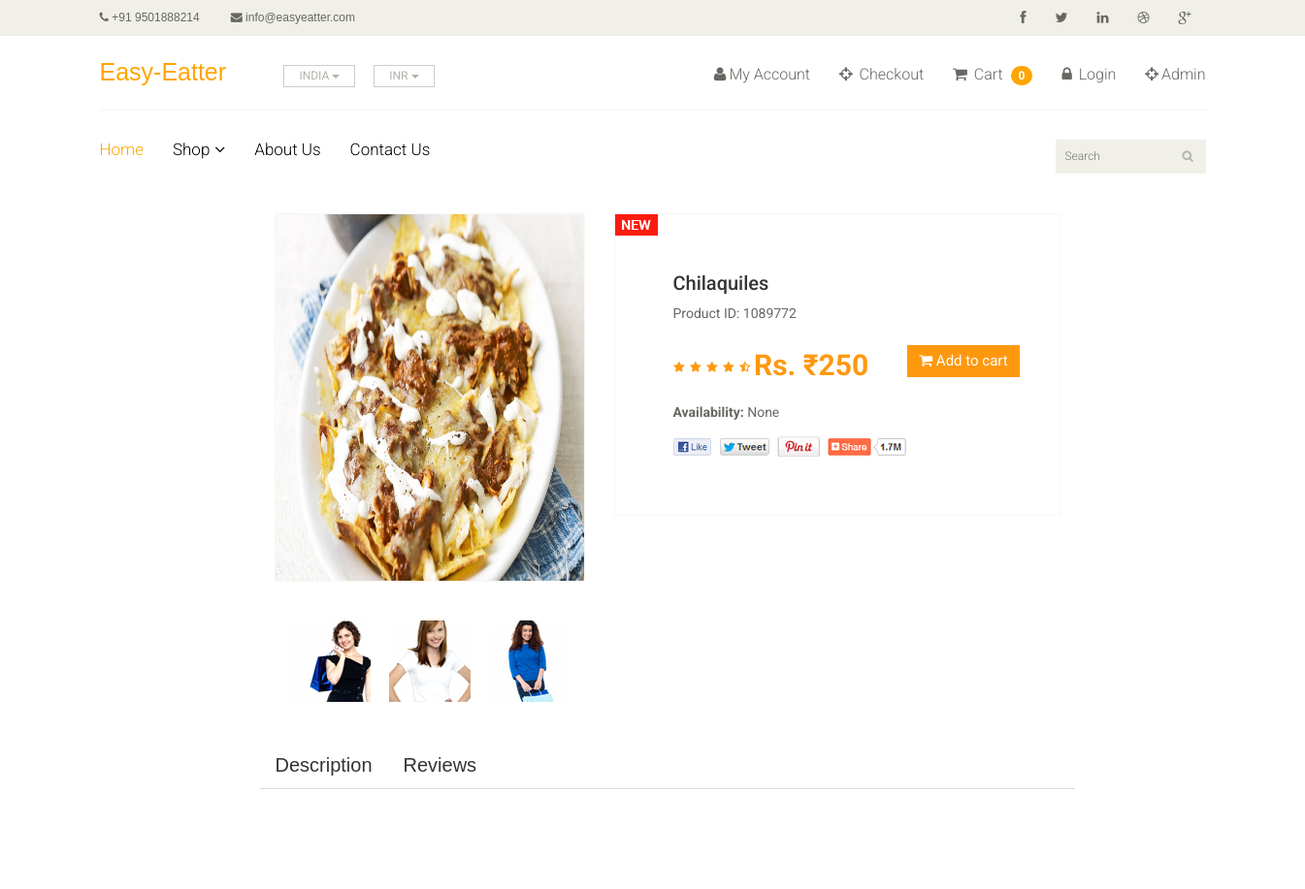
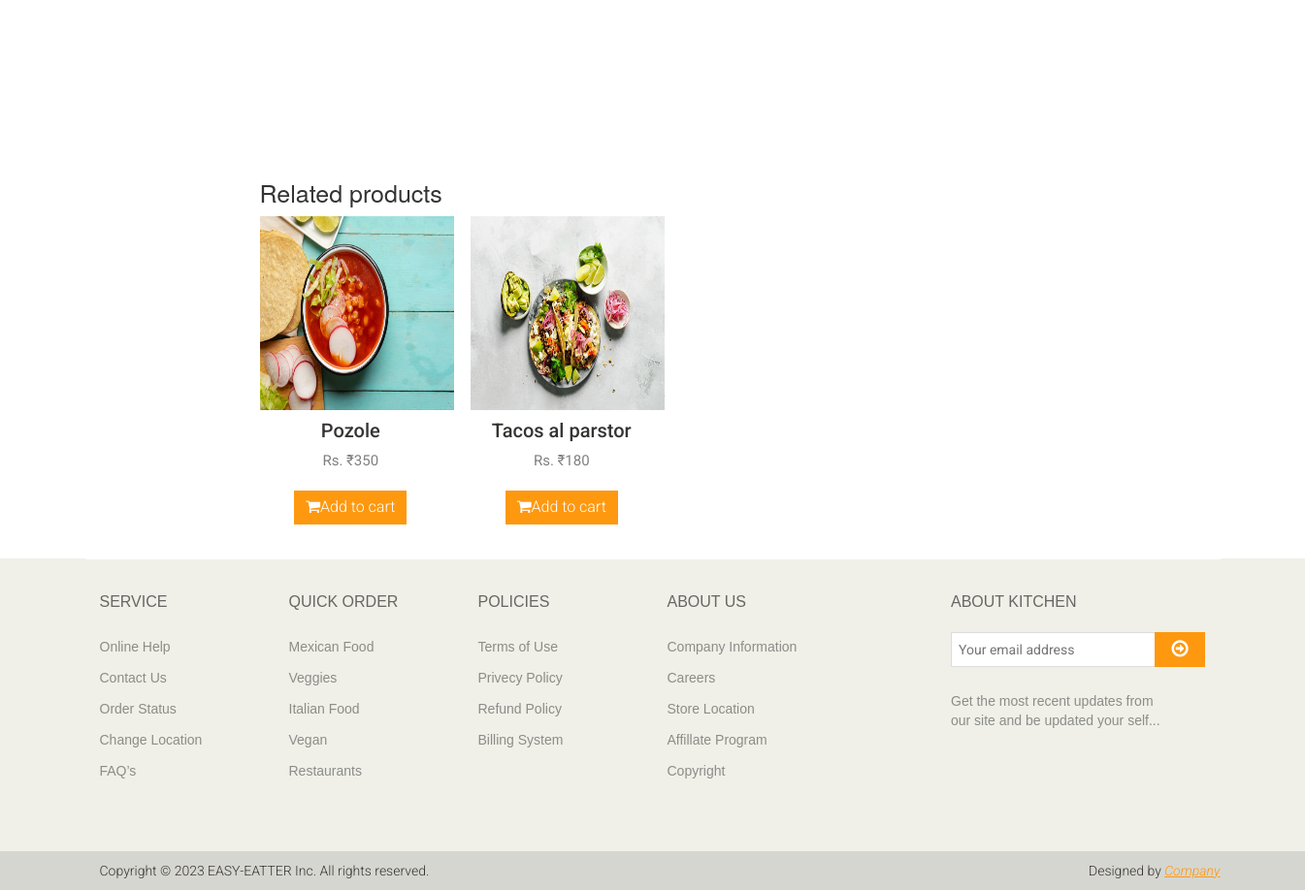
The app's page /product/4 with its own data (2 pictures, top to bottom).
### app/models.py (models this page shows, shortened)
class Products(models.Model):
    Availability = (('Item is available','Item is available'),('Item is not available','Item is not available'))
    category = models.ForeignKey(Category,on_delete=models.CASCADE,null=True,blank=True)
    sub_category = models.ForeignKey(Sub_Category,on_delete=models.CASCADE,null=True,blank=True)
    name = models.CharField(max_length=100)
    image = models.ImageField(upload_to='cloud/pimg')
    price = models.IntegerField()
    Availability = models.CharField(choices=Availability,null=True,max_length=100)
    date = models.DateField(auto_now_add=True)
    detail_description = models.TextField(blank=True, null=True, verbose_name="Detail Description")

### ck1/views.py (the view)
# urls.py: path('product/<str:id>',views.Product_Detail,name = 'product_detail'),
def Product_Detail(request,id):
    products = Products.objects.filter(id = id).first()
    related_products = Products.objects.exclude(id=products.id).filter(category=products.category)
    context = {
               'products' : products,
               'related_products': related_products,
    }
    return render(request,'product_detail.html',context)

### templates/product_detail.html (shortened to what this page needs)
{% extends 'master.html' %}
{% block body %}
<section>
    <div class="container" style="position: relative; left: 150px;">
        <div class="row">
            <div class="col-sm-3">
                </div>
            </div>
            <div class="col-sm-9 padding-right">
                <div class="product-details">
                    <div class="col-sm-5">
                        <div class="view-product">
                            <img src="/{{products.image}}" alt="" />
                        </div>
                        <div id="similar-product" class="carousel slide" data-ride="carousel">
                                <div class="carousel-inner">
                                    <div class="item active">
                                      <a href=""><img src="images/product-details/similar1.jpg" alt=""></a>
                                      <a href=""><img src="images/product-details/similar2.jpg" alt=""></a>
                                      <a href=""><img src="images/product-details/similar3.jpg" alt=""></a>
                                    </div>
                                </div>
                        </div>
                    </div>
                    <div class="col-sm-7">
                        <div class="product-information">
                            <img src="images/product-details/new.jpg" class="newarrival" alt=""/>
                            <h2>{{products.name}}</h2>
                            <p>Product ID: 1089772</p>
                            <img src="images/product-details/rating.png" alt="" />
                            <span>
                                <span>Rs. ₹{{products.price}}</span>
                               <a href="{% url 'cart_add' products.id %}" type="submit" class="btn btn-fefault cart">
                                    <i class="fa fa-shopping-cart"></i>
                                    Add to cart
                               </a>
                            </span>
                            <p><b>Availability:</b> {{products.Availability}}</p>
                            <a href=""><img src="images/product-details/share.png" class="share img-responsive"  alt="" /></a>
                        </div>
                    </div>
                </div>
                <ul class="nav nav-tabs" id="myTab" role="tablist">
                    <li class="nav-item"><a class="nav-link active" id="description-tab" data-toggle="tab" href="#description" role="tab" aria-controls="description" aria-selected="true" style="font-size: 20px; font-family: Arial, Helvetica, sans-serif; color: #333333;">Description</a></li>
                    <li class="nav-item"><a class="nav-link" id="reviews-tab"  data-toggle="tab" href="#reviews" role="tab" aria-controls="reviews" aria-selected="false" style="font-size: 20px;font-family: Arial, Helvetica, sans-serif; color: #333333;">Reviews</a></li>
                  </ul>
                  <div class="tab-content mb-5" id="myTabContent">
                  </div><br><br><br><br>
                  <h2 class="h5 text-uppercase mb-4" style="font-size: 25px; font-style: bold;">Related products</h2>
                  <div class="row">
                    {% if related_products %}
                      {% for rp in related_products %}
                        <div class="col-lg-3 col-sm-6">
                          <div class="product text-center skel-loader">
                            <div class="d-block mb-3 position-relative">
                              <a class="d-block" href="">
                                {% if rp.image %}
                                  <img class="img-fluid w-100" src="{{rp.image.url}}" alt="{{rp.title}}" width="200px" height="200px">
                                {% else %}
                                <img class="img-fluid w-100" src="" alt="{{rp.title}}">
                                {% endif %}
                              </a>
                              <div class="product-overlay">
                                <ul class="mb-0 list-inline">
                                 <a href="{% url 'cart_add' products.id %}" class="btn btn-default get"  style="position: relative; top: 260px; right: 15px;" type="button"><li class="fa fa-shopping-cart"></li>Add to cart</a>
                                </ul>
                              </div>
                            </div>
                            <h6> <a class="reset-anchor" href="" style="color: #363432; font-size: 20px;">{{rp.name}}</a></h6>
                            <p class="small text-muted" style="font-size: 15px; color: grey;">Rs. ₹{{rp.price}}</p>
                          </div>
                        </div>
                      {% endfor %}
                    {% endif %}
                  </div>
            </div>
        </div>
    </div><br><br><br><br>
</section>
{% endblock %}

### static/css/main.css (style rules this page uses)
body { font-family: 'Roboto', sans-serif; background:; position: relative; font-weight:400px; }
ul li { list-style: none; }
a { -webkit-transition: 300ms; -moz-transition: 300ms; -o-transition: 300ms; transition: 300ms; }
h1, h2, h3, h4, h5, h6 { font-family: 'Roboto', sans-serif; }
.item { padding-left: 100px; }
.get { background: #FE980F; border: 0 none; border-radius: 0; color: #FFFFFF; font-family: 'Roboto', sans-serif; font-size: 16px; font-weight: 300; margin-top: 23px; }
.padding-right { padding-right: 0; }
.product-overlay { background:#FE980F; top: 0; display: none; height: 0; position: absolute; transition: height 500ms ease 0s; width: 100%; display: block; opacity:; }
.nav-tabs li a { border: 1px solid rgba(0, 0, 0, 0); border-radius: 4px 4px 0 0; line-height: 1.42857; margin-right:0; }
.product-details { overflow:hidden; }
#similar-product { margin-top: 40px; }
.product-details { margin-bottom: 40px; overflow: hidden; margin-top: 10px; }
.view-product { position: relative; }
.view-product img { border: 1px solid #F7F7F0; height: 380px; width: 100%; }
#similar-product .carousel-inner .item { padding-left:0px; }
#similar-product .carousel-inner .item img { display: inline-block; margin-left: 15px; }
.product-information { border: 1px solid #F7F7F0; overflow: hidden; padding-bottom: 60px; padding-left: 60px; padding-top: 60px; position: relative; }
.newarrival { position:absolute; top:0; left:0 }
.product-information h2 { color: #363432; font-family: 'Roboto', sans-serif; font-size: 20px; margin-top: 0; }
.product-information p { color: #696763; font-family: 'Roboto', sans-serif; margin-bottom: 5px; }
.product-information span { display: inline-block; margin-bottom: 8px; margin-top: 18px; }
.product-information span span { color: #FE980F; float: left; font-family: 'Roboto', sans-serif; font-size: 30px; font-weight: 700; margin-right: 20px; margin-top: 0px; }
.share { margin-top: 15px; }
.cart { background: #FE980F; border: 0 none; border-radius: 0; color: #FFFFFF; font-family: 'Roboto', sans-serif; font-size: 15px; margin-bottom: 10px; margin-left: 20px; }

### templates/product_detail.html (style rules this page uses)
* { margin: 0; padding: 0; }

### records on screen
Products: image (picture), name "Chilaquiles", price "250", Availability "None"
Products: image (picture), name "Pozole", price "350"
Products: image (picture), name "Tacos al parstor", price "180"

### other values on screen
{{ request.session.cart|length }} "0"
